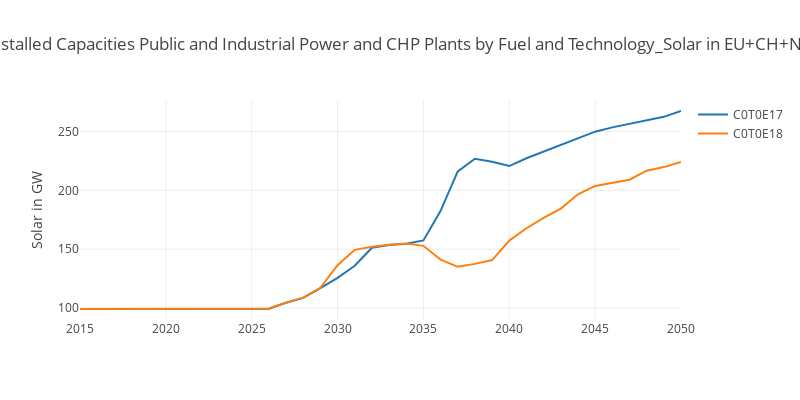

Notebook code cell kept with this figure:
### Markdown cell above
## Interactive Plot

This is a basic interactive plot with [Plotly](https://plot.ly/python/).<br>
You can hover over the elements of the plot and observe the data.<br>
The different pathways can be switched on and off.

### Code cell
# Iterate over pathways and add to data
pathways = df_2.loc[:,'pathway'].unique()
data = []
for pathway in pathways:
    data.append(go.Scatter(
        x = df_2.loc[df_2['pathway'] == pathway].loc[:,'year'],
        y = df_2.loc[df_2['pathway'] == pathway].loc[:,'value'],
        name = pathway))

# Set layout
layout = go.Layout(
    height=400, width = 800,
    #title='CO2-Emissions in EU28',
    title=''.join(info_dict_2['Title']),
    # yaxis=dict(title='CO2-Emissions in Mt') )
    yaxis=dict(title=''.join(info_dict_2['Y-Axis'])) )
ifig = go.Figure(data=data, layout=layout)
pltly.iplot(ifig)

### Figure 1 — Plotly figure (JSON) as saved in the notebook; plotly's stock layout.template omitted (floating-point values rounded to 4 significant figures)
{"data": [{"name": "C0T0E17", "type": "scatter", "x": [2015, 2016, 2017, 2018, 2019, 2020, 2021, 2022, 2023, 2024, 2025, 2026, 2027, 2028, 2029, 2030, 2031, 2032, 2033, 2034, 2035, 2036, 2037, 2038, 2039, 2040, 2041, 2042, 2043, 2044, 2045, 2046, 2047, 2048, 2049, 2050], "y": [99.22, 99.22, 99.22, 99.22, 99.22, 99.24, 99.29, 99.33, 99.37, 99.41, 99.45, 99.46, 104.5, 108.7, 117.0, 125.6, 136.0, 151.3, 153.7, 154.6, 157.5, 182.6, 216.1, 226.9, 224.3, 220.7, 227.3, 232.9, 238.7, 244.1, 249.9, 253.5, 256.3, 259.7, 262.5, 267.5]}, {"name": "C0T0E18", "type": "scatter", "x": [2015, 2016, 2017, 2018, 2019, 2020, 2021, 2022, 2023, 2024, 2025, 2026, 2027, 2028, 2029, 2030, 2031, 2032, 2033, 2034, 2035, 2036, 2037, 2038, 2039, 2040, 2041, 2042, 2043, 2044, 2045, 2046, 2047, 2048, 2049, 2050], "y": [99.22, 99.22, 99.22, 99.22, 99.22, 99.22, 99.25, 99.3, 99.34, 99.38, 99.42, 99.63, 104.6, 108.8, 117.2, 136.5, 149.5, 152.2, 153.9, 154.8, 152.9, 141.2, 135.0, 137.5, 140.8, 157.4, 167.8, 176.7, 184.6, 196.7, 203.8, 206.5, 209.1, 216.8, 219.8, 224.1]}], "layout": {"height": 400, "title": "Installed Capacities Public and Industrial Power and CHP Plants by Fuel and Technology_Solar in EU+CH+NO", "width": 800, "yaxis": {"title": "Solar in GW"}}}
